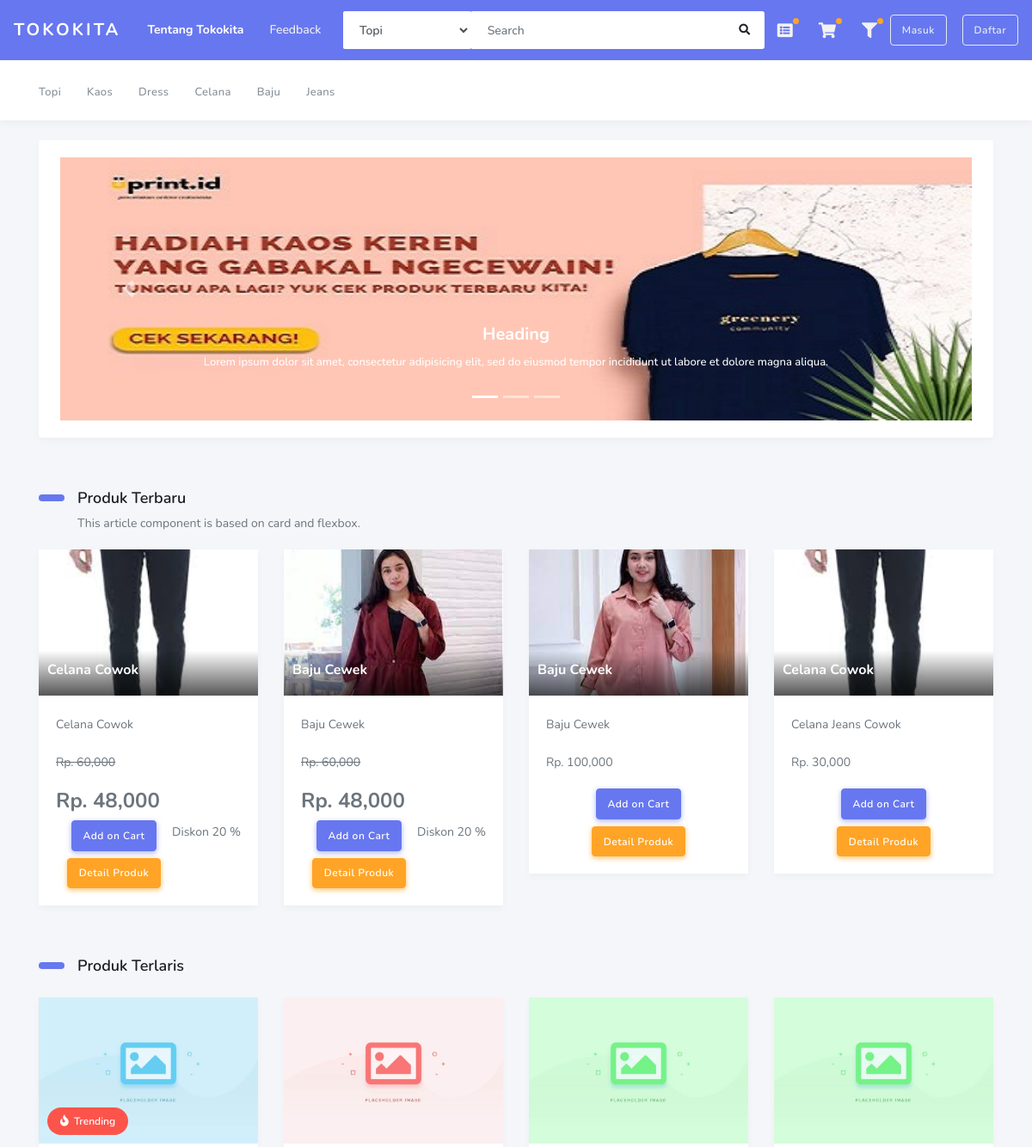
Before: / (upper part) with the older database file.
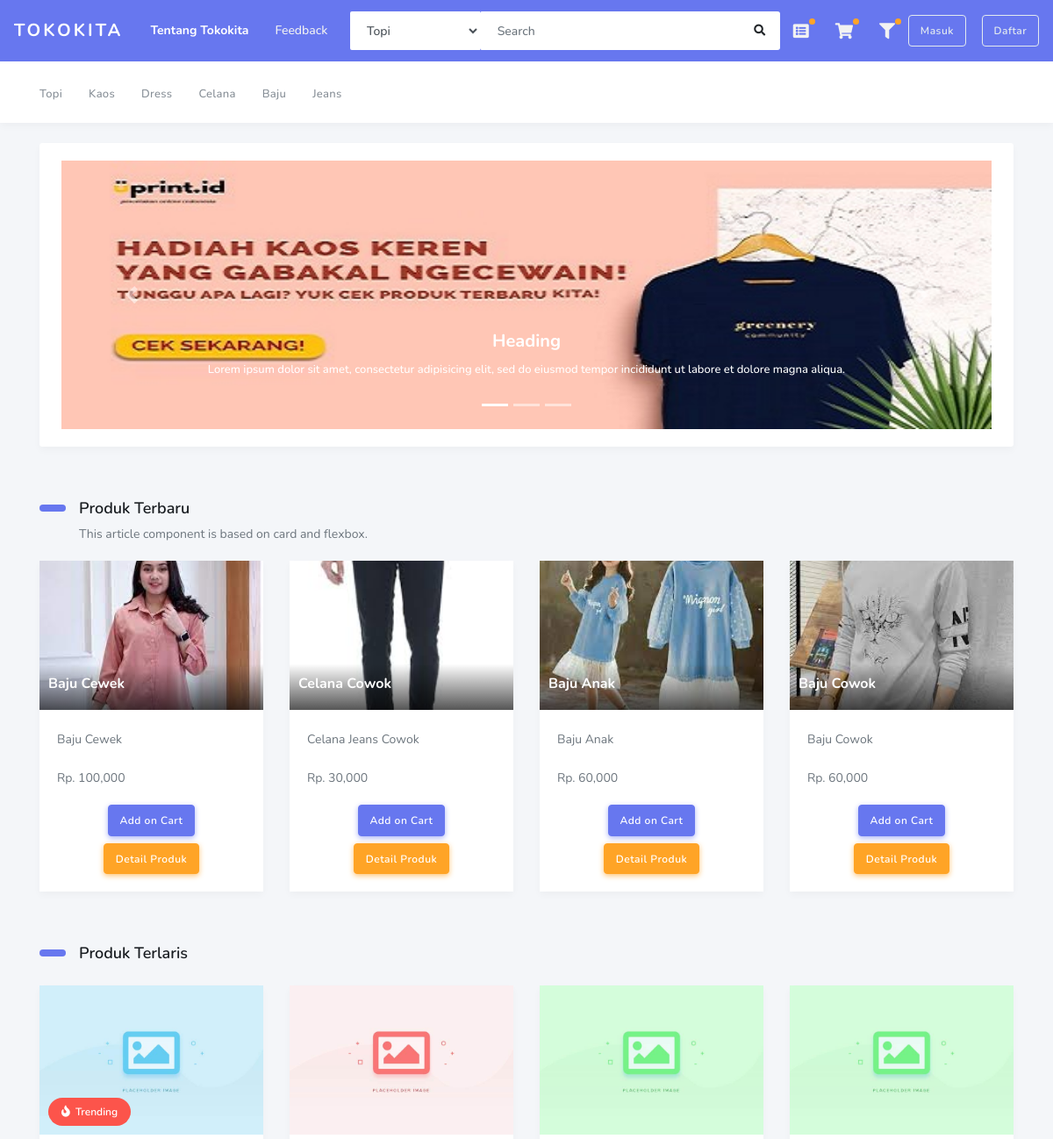
After: the same page with the newer database file.
### tables this page shows
CREATE TABLE `tbl_kategori` (
  `idkat` int(5) NOT NULL,
  `namakat` varchar(30) NOT NULL
);

CREATE TABLE `tbl_produk` (
  `idProduk` int(5) NOT NULL,
  `idKat` int(5) NOT NULL,
  `idToko` int(5) NOT NULL,
  `namaProduk` varchar(50) NOT NULL,
  `foto` varchar(100) NOT NULL,
  `harga` int(10) NOT NULL,
  `hargaDiskon` int(20) NOT NULL,
  `stok` int(5) NOT NULL,
  `berat` int(5) NOT NULL,
  `deskripsi` text NOT NULL
);

### application/libraries/Template.php (called while the page is built)
<?php if ( ! defined('BASEPATH')) exit('No direct script access allowed');
class Template {
		var $template_data = array();
		function set($name, $value)
		{
			$this->template_data[$name] = $value;
		}
		function load($template = '', $view = '' , $view_data = array(), $return = FALSE)
		{
			$this->CI =& get_instance();
			$this->set('contents', $this->CI->load->view($view, $view_data, TRUE));
			return $this->CI->load->view($template, $this->template_data, $return);
		}
}

### application/controllers/Home.php (called while the page is built, shortened)
<?php
class Home extends CI_Controller
{
    public function index()
    {
        $data['kategori'] = $this->Mfrontend->get_all_kategori()->result();
        $data['produk'] = $this->Mfrontend->get_all_produk_terbaru()->result();
        $this->template->load('layout_frontend', 'frontend/home', $data);
    }
}

### index.php (called while the page is built, shortened)
<?php
require_once BASEPATH.'core/CodeIgniter.php';

### application/models/Mfrontend.php (called while the page is built, shortened)
<?php
class Mfrontend extends CI_Model
{
    public function get_all_kategori()
    {
        return $this->db->get('tbl_kategori');
    }
    public function get_all_produk_terbaru()
    {
        $this->db->order_by('idProduk', 'DESC');
        $this->db->limit(4);
        return $this->db->get('tbl_produk');
    }
}

### application/views/frontend/home.php (the view, shortened to what the changed rows need)
<div class="main-content">
    <section class="section">
        <div class="section-body">
            <h2 class="section-title">Produk Terbaru</h2>
            <div class="row">
                <?php foreach ($produk as $val) { ?>
                    <div class="col-12 col-sm-6 col-md-6 col-lg-3">
                        <article class="article">
                            <div class="article-header">
                                <div class="article-image" data-background="<?php echo base_url('upload_produk/' . $val->foto); ?>">
                                </div>
                                <div class="article-title">
                                    <h2><a href="#">
                                            <?php echo $val->namaProduk; ?>
                                        </a>
                                    </h2>
                                </div>
                            </div>
                            <div class="article-details">
                                <p><?php echo $val->deskripsi; ?></p>
                                <?php
                                $diskon = ($val->hargaDiskon / 100) * $val->harga;
                                if (empty($val->hargaDiskon)) { ?>
                                    <p> Rp. <?php echo number_format($val->harga); ?> </h4>
                                    <?php } else { ?>
                                    <p><del> Rp. <?php echo number_format($val->harga); ?> </del></h4>
                                    <h4> Rp. <?php echo number_format($val->harga - $diskon); ?> </h4>
                                    <p style="float: right; "> Diskon <?= $val->hargaDiskon  ?> % </h5>
                                    <?php  } ?>
                                    <div class="article-cta">
                                        <a href="<?php echo site_url('Member/cart_tambah/' . $val->idProduk); ?>" class="btn btn-primary">Add on Cart</a>
                                    </div>
                                    <div class="article-cta">
                                        <a href="<?php echo site_url('member/detail_produk/?id=' .  $val->idProduk); ?>" class="btn btn-warning mt-2"> Detail Produk </a>
                                    </div>
                            </div>
                        </article>
                    </div>
                <?php } ?>
            </div>
            <h2 class="section-title">Produk Terlaris</h2>
        </div>
    </section>
</div>

### application/views/layout_frontend.php (shortened to what the changed rows need)
<!DOCTYPE html>
<html lang="en">
<head>
    <link rel="stylesheet" href="https://stackpath.bootstrapcdn.com/bootstrap/4.3.1/css/bootstrap.min.css">
    <link rel="stylesheet" href="https://use.fontawesome.com/releases/v5.7.2/css/all.css">
    <link rel="stylesheet" href="<?php echo base_url('assets/admin/assets/css/style.css'); ?>">
    <link rel="stylesheet" href="<?php echo base_url('assets/admin/assets/css/components.css'); ?>">
</head>
<body class="layout-3">
    <div id="app">
        <div class="main-wrapper container">
            <nav class="navbar navbar-secondary navbar-expand-lg">
                <div class="container">
                    <ul class="navbar-nav">
                        <?php foreach ($kategori as $val) { ?>
                            <li class="nav-item">
                                <a href="#" class="nav-link"><span><?php echo $val->namakat; ?></span></a>
                            </li>
                        <?php } ?>
                    </ul>
                </div>
            </nav>
            <?= $contents ?>
        </div>
    </div>
</body>
</html>

Changed rows visible on the page:
removed tbl_produk: namaProduk "Celana Cowok", deskripsi "Celana Cowok", harga "60,000", $val->harga - $diskon "48,000", hargaDiskon "20"
removed tbl_produk: shows a picture, namaProduk "Baju Cewek", deskripsi "Baju Cewek", harga "60,000", $val->harga - $diskon "48,000", hargaDiskon "20"
now on this page (row unchanged): tbl_produk: shows a picture, namaProduk "Baju Anak", deskripsi "Baju Anak", harga "60,000"
now on this page (row unchanged): tbl_produk: shows a picture, namaProduk "Baju Cowok", deskripsi "Baju Cowok", harga "60,000"
